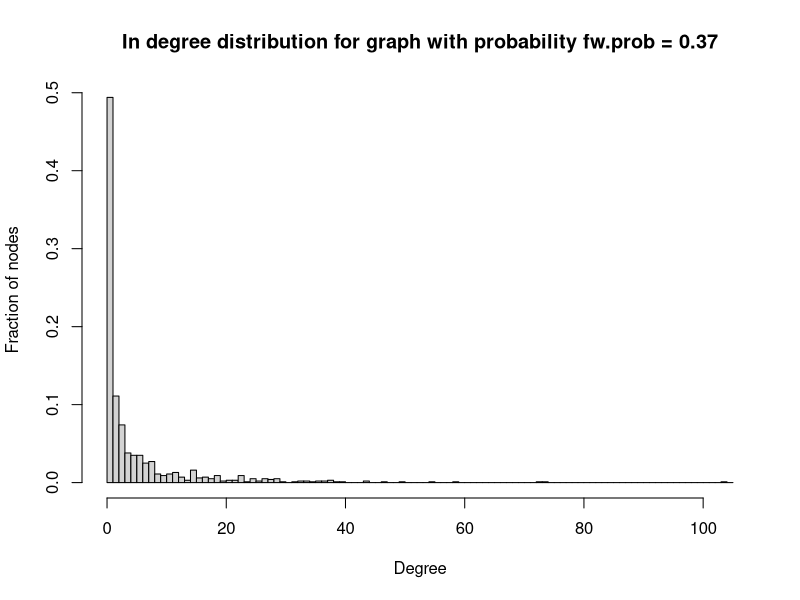
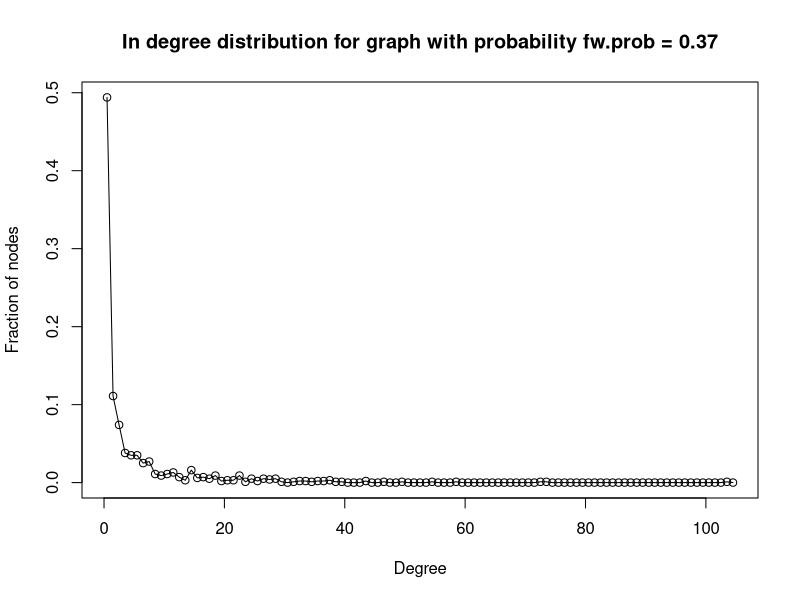
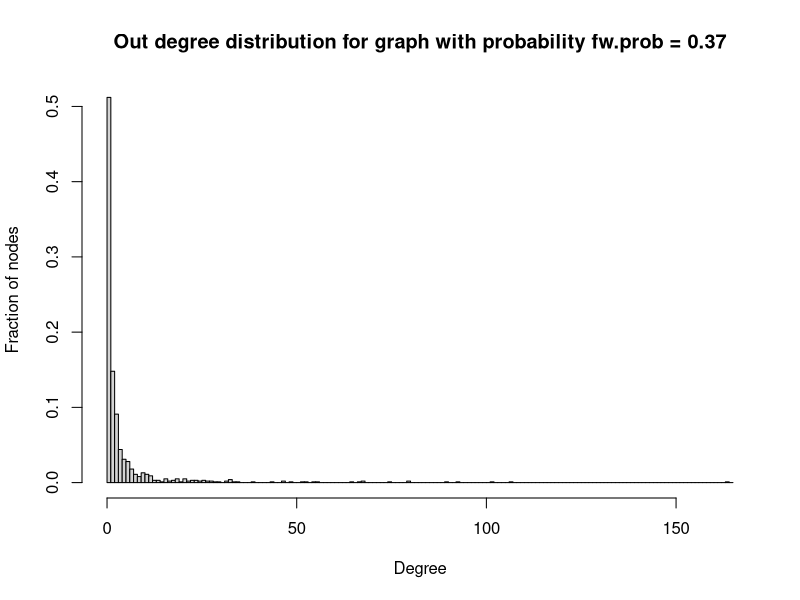
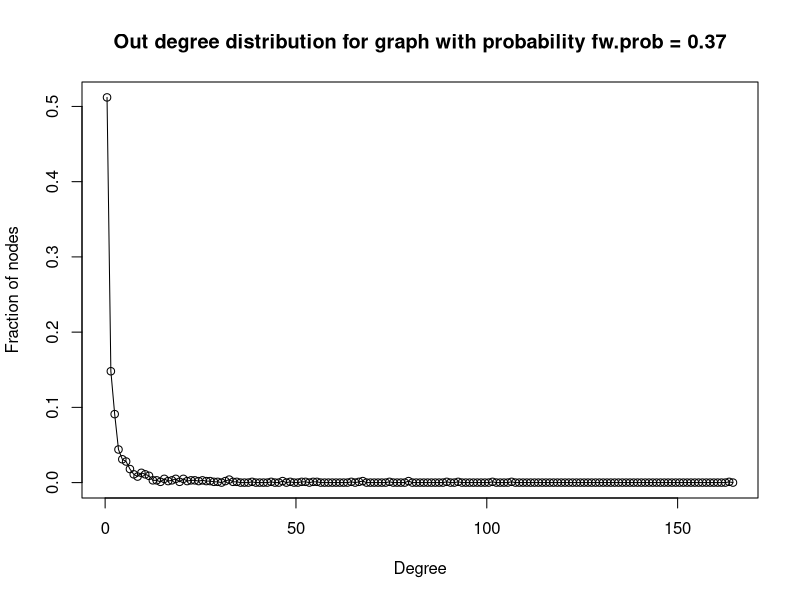

Write R code to recreate these figures, in order.
# EE 219 Homework 1 Problem 4 a
# Name: Weikun Han, Duzhi Chen
# Date: 4/14/2017
# Reference:
#  - https://google.github.io/styleguide/Rguide.xml#indentation

library(igraph)

# Initial veriables
node <- 1000

# Create the directed random network,
# that is a growing network model,
# which resembles how the forest fire spreads by igniting trees close by
graph <- forest.fire.game(node, fw.prob = 0.37, bw.factor = 0.32/0.37, directed = TRUE)

# Use degree fucntion to find a numeric vector of the same length as argument v
degree1 <- degree(graph, mode = "in")
degree2 <- degree(graph, mode = "out")

# Plot the degree distributions
h1 <- hist(degree1,
           breaks = seq(0, by = 1 , length.out = max(degree1) + 2),
           freq = FALSE,
           main = "In degree distribution for graph with probability fw.prob = 0.37",
           ylab = "Fraction of nodes",
           xlab = "Degree")
plot(data.frame(x = h1$mids, y = h1$density),
     type = "o",
     main = "In degree distribution for graph with probability fw.prob = 0.37",
     ylab = "Fraction of nodes",
     xlab = "Degree")
h2 <- hist(degree2,
           breaks = seq(0, by = 1 , length.out = max(degree2) + 2),
           freq = FALSE,
           main = "Out degree distribution for graph with probability fw.prob = 0.37",
           ylab = "Fraction of nodes",
           xlab = "Degree")
plot(data.frame(x = h2$mids, y = h2$density),
     type = "o",
     main = "Out degree distribution for graph with probability fw.prob = 0.37",
     ylab = "Fraction of nodes",
     xlab = "Degree")
